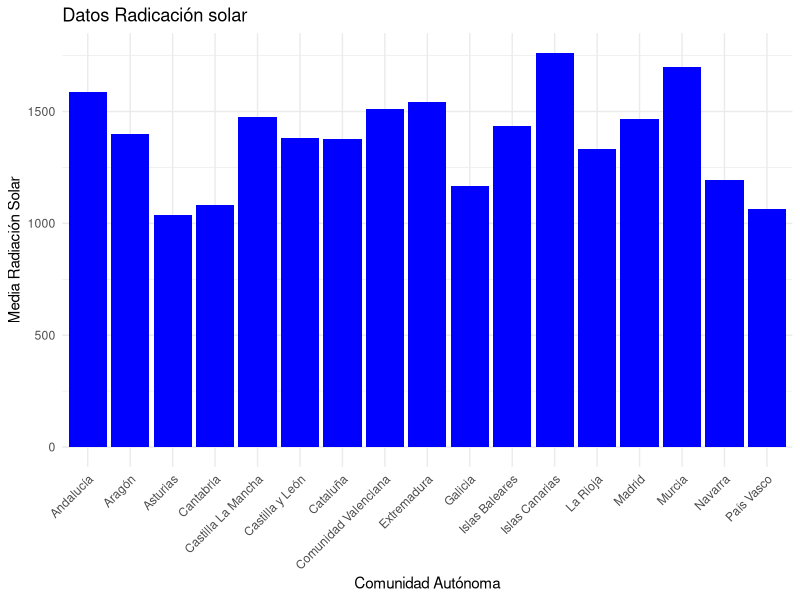
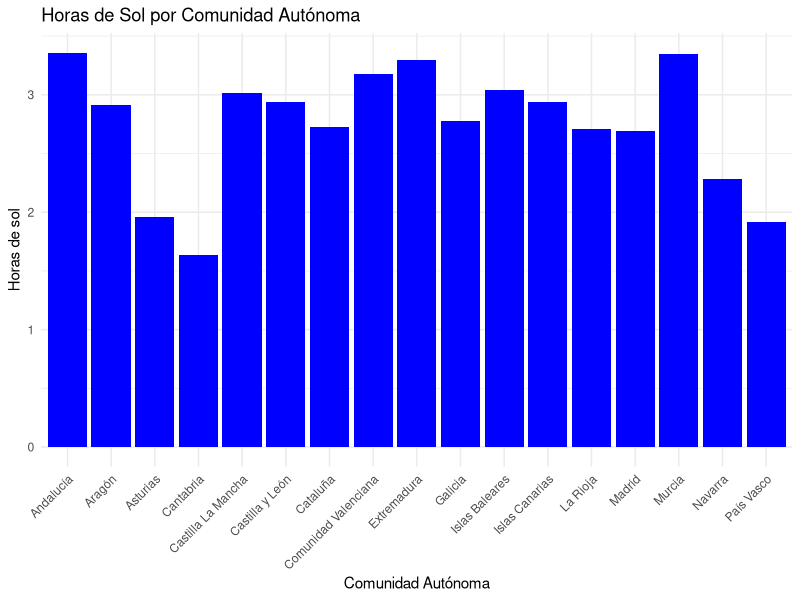
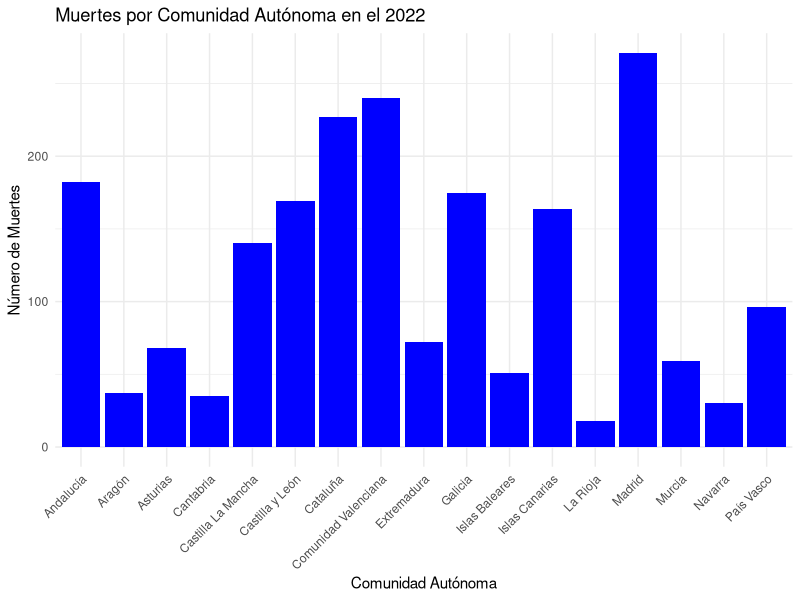

These charts were generated, in order, by the following R code:
## ---- chunk 1
library(readr)
Defunciones_2022 <- read_delim(file = "INPUT/DATA/defunciones_2022 csv.csv",
                                  delim = ";", escape_double = FALSE, trim_ws = TRUE)
## ---- chunk 2
library(readr)
library(tidyverse)

Radiacion_solar <- read_delim(file = "INPUT/DATA/Radiacion_solar csv.csv",
                           delim = ";", escape_double = FALSE, trim_ws = TRUE)

Radiacion_solar

str(Radiacion_solar)
summary(Radiacion_solar)
view(Radiacion_solar)
## ---- chunk 3
library(readr)
library(tidyverse)

Horas_de_sol <- read_delim(file = "INPUT/DATA/Horas_de_sol csv.csv",
                               delim = ";", escape_double = FALSE, trim_ws = TRUE)
Horas_de_sol

str(Horas_de_sol)
summary(Horas_de_sol)
view(Horas_de_sol)
## ---- chunk 4
library(dplyr)
datos_defunciones_2022 <- Defunciones_2022 %>%
  rename(Comunidad = Nombre)%>%
    rename(Defunciones = Valor)

## ---- chunk 5
library(dplyr)
datos_defunciones_2022 <- datos_defunciones_2022 %>%
  mutate(Comunidad = case_when(
    Comunidad == "Asturias, Principado de" ~ "Asturias",
    Comunidad == "Balears, Illes" ~ "Islas Baleares",
    
    Comunidad == "Canarias" ~ "Islas Canarias",
    
    Comunidad == "Castilla - La Mancha" ~ "Castilla La Mancha",
    Comunidad == "Comunitat Valenciana" ~ "Comunidad Valenciana",

    Comunidad == "Madrid, Comunidad de" ~ "Madrid",
    Comunidad == "Murcia, Región de" ~ "Murcia",
    
    Comunidad == "Navarra, Comunidad Foral de" ~ "Navarra",
    Comunidad == "Rioja, La" ~ "La Rioja",
    
    TRUE ~ Comunidad
))
## ---- chunk 6
library(dplyr)
datos_defunciones_2022 <- datos_defunciones_2022 %>%
  filter(!Comunidad %in% c("Ceuta", "Melilla")) %>%
  arrange(Comunidad)
## ---- chunk 7
datos_def_dataframe <- data.frame(datos_defunciones_2022)
## ---- chunk 8
datosrad <- Radiacion_solar %>%
  mutate(
    Comunidad = case_when(
      
      Localidad %in% c("ALMERIA", "CADIZ", "CORDOBA", "GRANADA", "HUELVA", "JAEN", "MALAGA", "SEVILLA") ~ "Andalucía",
      Localidad %in% c("HUESCA", "ZARAGOZA", "TERUEL") ~ "Aragón",
      Localidad %in% c("ASTURIAS") ~ "Asturias",
      Localidad %in% c("CANTABRIA") ~ "Cantabria",
      Localidad %in% c("TOLEDO", "CIUDAD REAL", "GUADALAJARA", "CUENCA", "ALBACETE") ~ "Castilla La Mancha",
      Localidad %in% c("LEON", "ZAMORA", "SALAMANCA", "PALENCIA", "VALLADOLID", "AVILA", "BURGOS", "SORIA", "SEGOVIA") ~ "Castilla y León",
      Localidad %in% c("LERIDA", "GERONA", "BARCELONA", "TARRAGONA") ~ "Cataluña",
      Localidad %in% c("CASTELLON", "VALENCIA", "ALICANTE") ~ "Comunidad Valenciana",
      Localidad %in% c("CACERES", "BADAJOZ") ~ "Extremadura",
      Localidad %in% c("LUGO", "ORENSE", "PONTEVEDRA", "LA CORUÑA") ~ "Galicia",
      Localidad %in% c("BALEARES") ~ "Islas Baleares",
      Localidad %in% c("ST.C.TENERIFE", "LAS PALMAS") ~ "Islas Canarias",
      Localidad %in% c("LA RIOJA") ~ "La Rioja",
      Localidad %in% c("MADRID") ~ "Madrid",
      Localidad %in% c("MURCIA") ~ "Murcia",
      Localidad %in% c("NAVARRA") ~ "Navarra",
      Localidad %in% c("ALAVA", "VIZCAYA", "GUIPUZCOA") ~ "País Vasco",
      
      TRUE ~ NA_character_
    ))%>%
  
  filter(!is.na(Comunidad))
## ---- chunk 9
mediarad <- datosrad %>%
  group_by(Comunidad) %>%
  summarise(KW_por_m2 = mean(KW_por_m2))
## ---- chunk 10
datos_radiacion_solar <- data.frame(
  c(mediarad)
)

print(datos_radiacion_solar)

#ggplot(data = datos_radiacion_solar, aes(x = Comunidad, y = KW_por_m2)) +
 # geom_bar(stat = "identity")


grafico_datos_radiacion_solar <- ggplot(data = datos_radiacion_solar, aes(x = Comunidad, 
                                                                          y = KW_por_m2)) +
  geom_bar(stat = "identity", fill = "blue") +
  labs(
    title = "Datos Radicación solar",
    x = "Comunidad Autónoma",
    y = "Media Radiación Solar"
  ) +
  theme_minimal() +
  theme(axis.text.x = element_text(angle = 45, hjust = 1))

grafico_datos_radiacion_solar
## ---- chunk 11
datos <- Horas_de_sol %>%
  mutate(
    Comunidad = case_when(
      
      Provincia %in% c("Almería", "Cádiz", "Córdoba", "Granada", "Huelva", "Jaén", "Málaga", "Sevilla") ~ "Andalucía",
      Provincia %in% c("Huesca", "Zaragoza", "Teruel") ~ "Aragón",
      Provincia %in% c("Asturias") ~ "Asturias",
      Provincia %in% c("Cantabria") ~ "Cantabria",
      Provincia %in% c("Toledo", "Ciudad Real", "Guadalajara", "Cuenca", "Albacete") ~ "Castilla La Mancha",
      Provincia %in% c("León", "Zamora", "Salamanca", "Palencia", "Valladolid", "Ávila", "Burgos", "Soria", "Segovia") ~ "Castilla y León",
      Provincia %in% c("Lleida", "Girona", "Barcelona", "Tarragona") ~ "Cataluña",
      Provincia %in% c("Castellón", "Valencia", "Alicante") ~ "Comunidad Valenciana",
      Provincia %in% c("Cáceres", "Badajoz") ~ "Extremadura",
      Provincia %in% c("Lugo", "Ourense", "Pontevedra", "A Coruña") ~ "Galicia",
      Provincia %in% c("Menorca", "Mallorca") ~ "Islas Baleares",
      Provincia %in% c("Tenerife", "La Palma", "Lanzarote") ~ "Islas Canarias",
      Provincia %in% c("La Rioja") ~ "La Rioja",
      Provincia %in% c("Madrid") ~ "Madrid",
      Provincia %in% c("Murcia") ~ "Murcia",
      Provincia %in% c("Pamplona") ~ "Navarra",
      Provincia %in% c("Álava", "Vizcaya", "Guipúzcoa") ~ "País Vasco",

      TRUE ~ NA_character_
    ))%>%

  filter(!is.na(Comunidad))
## ---- chunk 12
medias <- datos %>%
  group_by(Comunidad) %>%
  summarise(HorasDeSol = mean(HorasDeSol))

print(medias)
## ---- chunk 13
datos_horas_de_sol <- data.frame(
  c(medias)
)

#ggplot(data = datos_radiacion_solar, aes(x = Comunidad, y = KW_por_m2)) +
  #geom_bar(stat = "identity")

grafico_horas_de_sol <- ggplot(data = datos_horas_de_sol, aes(x = Comunidad, y = HorasDeSol)) +
  geom_bar(stat = "identity", fill = "blue") +
  labs(
    title = "Horas de Sol por Comunidad Autónoma",
    x = "Comunidad Autónoma",
    y = "Horas de sol"
  ) +
  theme_minimal() +
  theme(axis.text.x = element_text(angle = 45, hjust = 1))

grafico_horas_de_sol
## ---- chunk 14
library(ggplot2)
grafico_defunciones_2022 <- ggplot(datos_def_dataframe, aes(x = Comunidad, y = Defunciones)) +
  geom_bar(stat = "identity", fill = "blue") +
  labs(
    title = "Muertes por Comunidad Autónoma en el 2022",
    x = "Comunidad Autónoma",
    y = "Número de Muertes"
  ) +
  theme_minimal() +
  theme(axis.text.x = element_text(angle = 45, hjust = 1))

grafico_defunciones_2022
